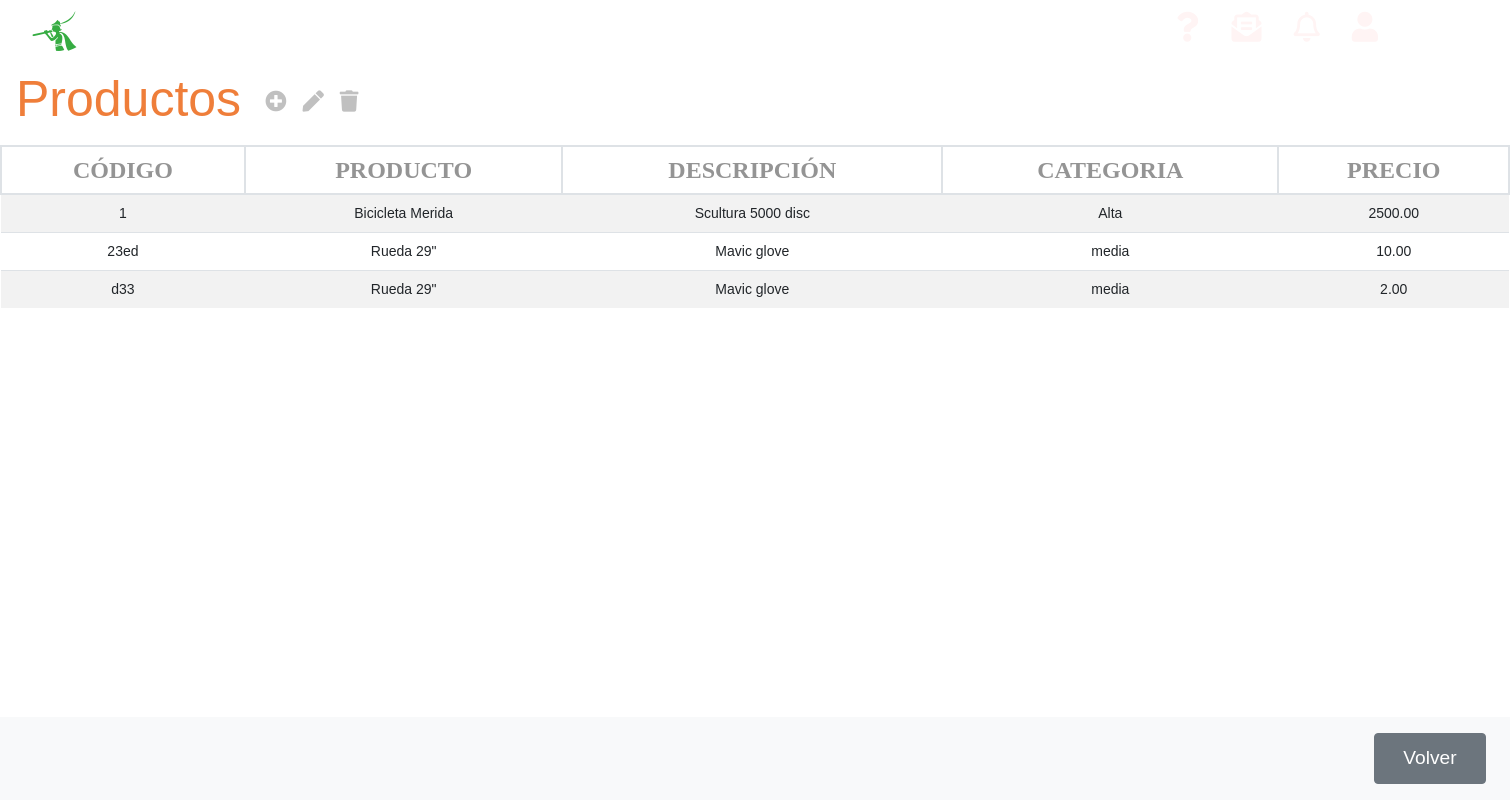
Before: /appEntrega/productos/ with the older database file.
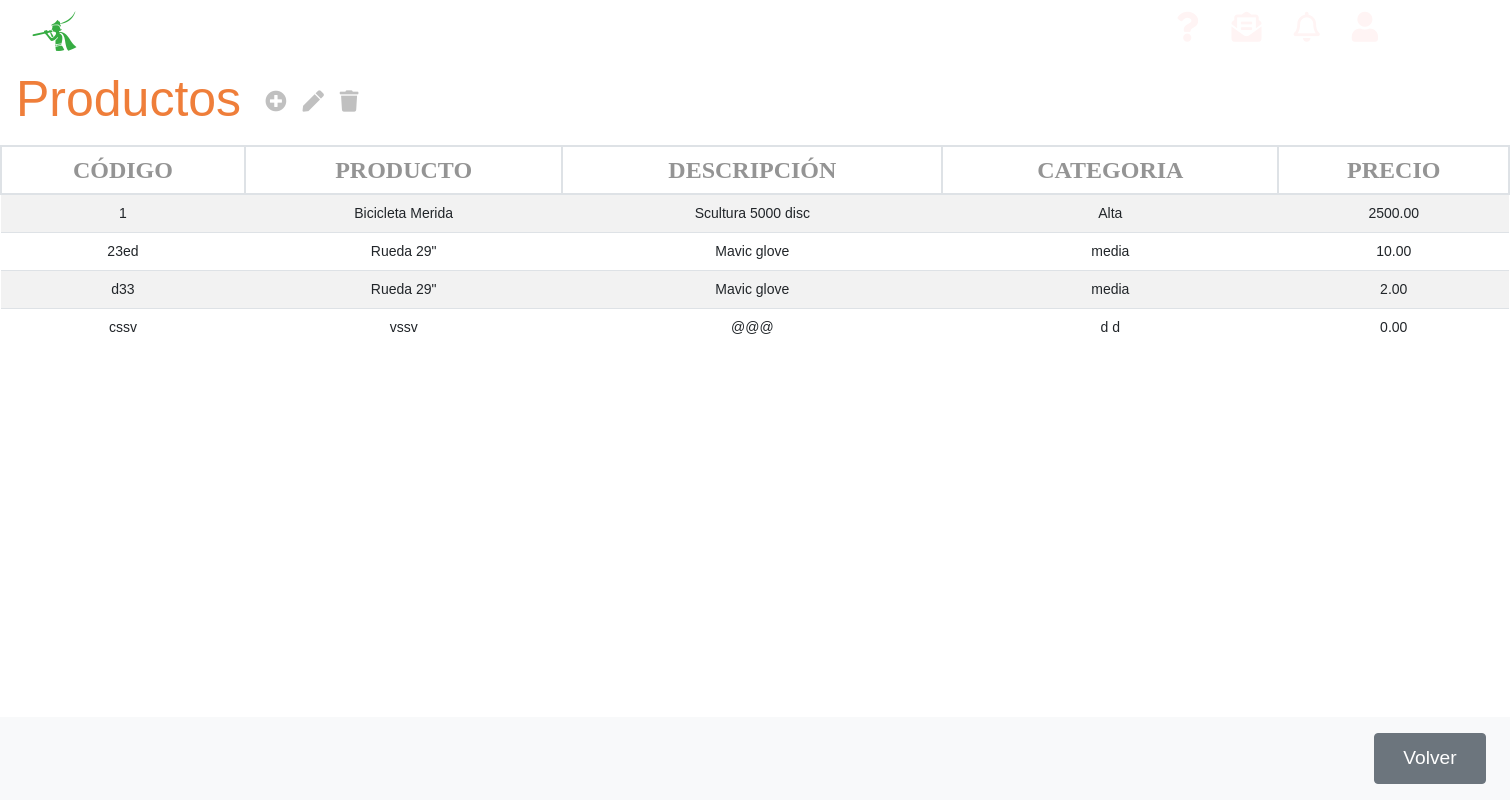
After: the same page with the newer database file.
### appEntrega/models.py (models this page shows, shortened)
class Producto(models.Model):
    producto_referencia = models.CharField(max_length=13, primary_key=True)
    producto_nombre = models.CharField(max_length=50)
    producto_descripcion = models.CharField(max_length=250)
    producto_categoria = models.CharField(max_length=50)
    producto_precio = models.DecimalField(max_digits=10, decimal_places=2, default=0)

### appEntrega/views.py (the view)
# urls.py: path('productos/', ProductoListView.as_view(), name='listaProducto'),
class ProductoListView(ListView):
    model = Producto
    template_name = 'listaProductos.html'
    context_object_name = 'lista_productos'

### appEntrega/templates/listaProductos.html
{% extends 'base.html' %}
{% block content %}
<div class="">
    <nav class="navbar navbar-light table-navbar">
        <h2 class="orange-color">Productos</h2>
        <ul class="navbar-nav mr-auto flex-row">
            <li class="nav-item m-0 ml-3">
                <i class="fas fa-plus-circle fa-lg c-grey"
                    onclick="location.href='http://127.0.0.1:8000/appEntrega/productos/nuevo/'"></i>
            </li>
            <li class="nav-item m-0">
                <i class="fas fa-pen fa-lg c-grey"></i>
            </li>
            <li class="nav-item m-0">
                <i class="fas fa-trash fa-lg c-grey"></i>
            </li>
        </ul>
    </nav>
</div>
<div class="row">
    <div class="col-md-12">
        <table class="table-deustronic table table-striped table-hover">
            <thead>
                <tr>
                    <th>CÓDIGO</th>
                    <th>PRODUCTO</th>
                    <th>DESCRIPCIÓN</th>
                    <th>CATEGORIA</th>
                    <th>PRECIO</th>
                </tr>
            </thead>
            <tbody>
                {% if lista_productos %}
                {% for producto in lista_productos %}
                <tr ondblclick="location.href='http://127.0.0.1:8000/appEntrega/productos/{{producto.pk}}'">
                    <td>
                        {{producto.producto_referencia}}
                    </td>
                    <td>{{producto.producto_nombre}}</td>
                    <td>{{producto.producto_descripcion}}</td>
                    <td>{{producto.producto_categoria}}</td>
                    <td>{{producto.producto_precio}}</td>
                </tr>
                {% endfor %}
                {% else %}
                <tr>
                    <td colspan="5">
                        <p>No existen Componentes</p>
                    </td>
                </tr>
                {% endif %}
            </tbody>
        </table>
    </div>
</div>
<nav class="navbar navbar-light bg-light fixed-bottom">
    <div class="form-inline ml-auto">
        <button onclick="location.href='http://127.0.0.1:8000/appEntrega'" class="btn boton-nav btn-secondary m-2"
            type="button">Volver</button>
    </div>
</nav>
{% endblock %}

Changed rows visible on the page:
added Producto: producto_referencia "cssv", producto_nombre "vssv", producto_descripcion "@@@", producto_categoria "d d", producto_precio "0.00"
